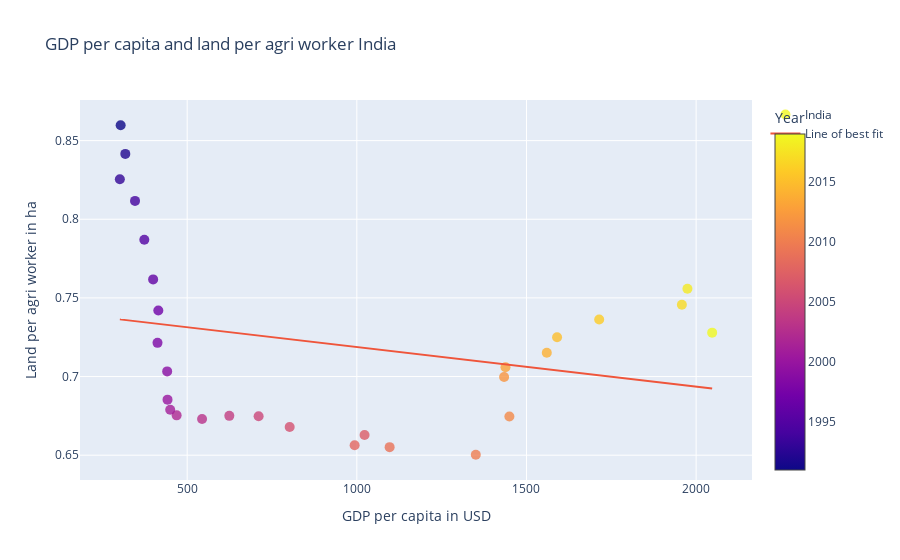

Notebook code cell kept with this figure:
### Markdown cell above
**Interactive plot** :

### Code cell
def plot_gdp_per_capita_and_land_per_agri_worker(country):

    country_data_new = data_frame_ten_biggest[data_frame_ten_biggest['country'] == country]

    x = country_data_new['GDP_per_capita']
    y = country_data_new['Land_per_agri_worker']
    m, b = np.polyfit(x, y, 1)
    line = m * x + b

    fig2 = go.Figure()

    fig2.add_trace(go.Scatter(
        x=country_data_new['GDP_per_capita'], 
        y=country_data_new['Land_per_agri_worker'], 
        mode='markers',
        marker=dict(
            size=10,
            color=country_data_new['year'], 
            colorscale='plasma', 
            opacity=0.8,
            colorbar=dict(
                title='Year'
            )
        ),
        text=country_data_new['year'],
        name=country
    ))

    fig2.add_trace(go.Scatter(x=x, y=line, mode='lines', name='Line of best fit'))

    fig2.update_layout(
        title=f'GDP per capita and land per agri worker {country}',
        xaxis_title='GDP per capita in USD',
        yaxis_title='Land per agri worker in ha',
        yaxis2=dict(
            title='Land per agri worker',
            overlaying='y',
            side='right'
        )
    )

    fig2.show() 


interact(plot_gdp_per_capita_and_land_per_agri_worker, country=widgets.Dropdown(options=top_ten_country_list, value=top_ten_country_list[3], description='Country:'))

### Figure 1 — Plotly figure (JSON) as saved in the notebook; plotly's stock layout.template omitted (floating-point values rounded to 4 significant figures)
{"data": [{"marker": {"color": [2019, 2018, 2017, 2016, 2015, 2014, 2013, 2012, 2011, 2010, 2009, 2008, 2007, 2006, 2005, 2004, 2003, 2002, 2001, 2000, 1999, 1998, 1997, 1996, 1995, 1994, 1993, 1992, 1991], "colorbar": {"title": {"text": "Year"}}, "colorscale": [[0, "#0d0887"], [0.1111, "#46039f"], [0.2222, "#7201a8"], [0.3333, "#9c179e"], [0.4444, "#bd3786"], [0.5556, "#d8576b"], [0.6667, "#ed7953"], [0.7778, "#fb9f3a"], [0.8889, "#fdca26"], [1, "#f0f921"]], "opacity": 0.8, "size": 10}, "mode": "markers", "name": "India", "text": [2019, 2018, 2017, 2016, 2015, 2014, 2013, 2012, 2011, 2010, 2009, 2008, 2007, 2006, 2005, 2004, 2003, 2002, 2001, 2000, 1999, 1998, 1997, 1996, 1995, 1994, 1993, 1992, 1991], "type": "scatter", "x": [2047.0, 1974.0, 1958.0, 1714.0, 1590.0, 1560.0, 1438.0, 1434.0, 1450.0, 1351.0, 1097.0, 993.5, 1023.0, 802.0, 710.5, 624.1, 543.8, 468.8, 449.9, 442.0, 441.0, 412.5, 414.9, 399.6, 373.6, 346.2, 301.5, 317.6, 303.9], "y": [0.7279, 0.7558, 0.7457, 0.7363, 0.725, 0.7151, 0.7059, 0.6997, 0.6746, 0.6503, 0.6551, 0.6563, 0.6629, 0.668, 0.6748, 0.675, 0.673, 0.6753, 0.6789, 0.6853, 0.7033, 0.7214, 0.742, 0.7618, 0.787, 0.8117, 0.8255, 0.8416, 0.8598]}, {"mode": "lines", "name": "Line of best fit", "type": "scatter", "x": [2047.0, 1974.0, 1958.0, 1714.0, 1590.0, 1560.0, 1438.0, 1434.0, 1450.0, 1351.0, 1097.0, 993.5, 1023.0, 802.0, 710.5, 624.1, 543.8, 468.8, 449.9, 442.0, 441.0, 412.5, 414.9, 399.6, 373.6, 346.2, 301.5, 317.6, 303.9], "y": [0.6924, 0.6942, 0.6946, 0.7008, 0.7039, 0.7047, 0.7077, 0.7078, 0.7074, 0.7099, 0.7163, 0.7189, 0.7182, 0.7237, 0.726, 0.7282, 0.7302, 0.7321, 0.7326, 0.7328, 0.7328, 0.7336, 0.7335, 0.7339, 0.7345, 0.7352, 0.7363, 0.7359, 0.7363]}], "layout": {"title": {"text": "GDP per capita and land per agri worker India"}, "xaxis": {"title": {"text": "GDP per capita in USD"}}, "yaxis": {"title": {"text": "Land per agri worker in ha"}}, "yaxis2": {"overlaying": "y", "side": "right", "title": {"text": "Land per agri worker"}}}}
